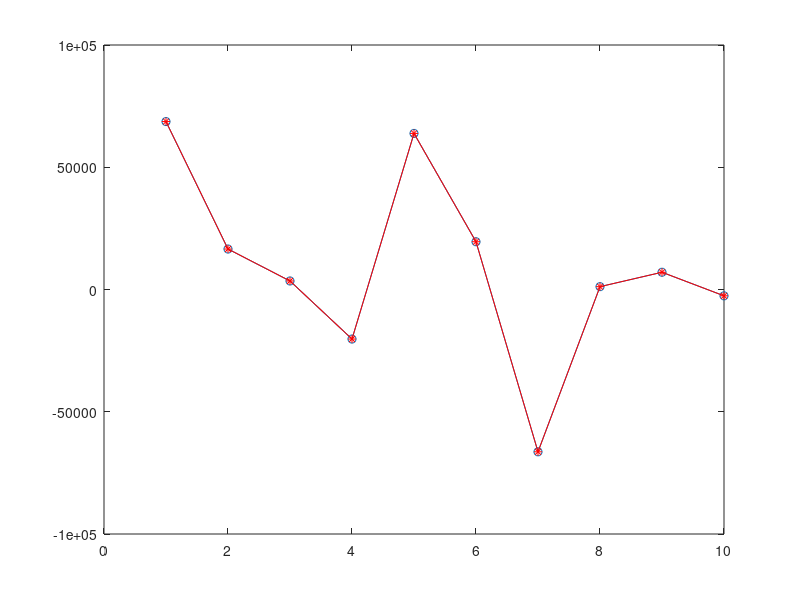

Here is the MATLAB script that generated this plot:
% Size of the system
d = 10;
% Create the symmetric matrix.
AL = tril(rand(d));
A = AL*AL.';
% Right-hand side.
b = rand(d,1);

% Exact solution, computed the operator '\'
x_ex = A\b;

% Cholesky decomposition.
L = zeros(size(A));
for i = 1 : d
    for j = 1 : i - 1
        Lsum = 0;
        for k = 1 : j - 1
            Lsum = Lsum + L(i,k)*L(j,k);
        end
        L(i,j) = (A(i,j) - Lsum)/L(j,j);
    end
    Lsumsq = 0;
    for k = 1 : i - 1
            Lsumsq = Lsumsq + L(i,k)*L(i,k);
    end
    L(i,i) = sqrt(A(i,i) - Lsumsq);
        
end

% Verify our approximation of L is good
Lerr = norm(L-AL,'inf')/norm(L,'inf')


% Solve Ly = b.
y = zeros(d,1);
for i = 1 : d
    tsum = 0;
    for j = 1 : i-1
        tsum = tsum + L(i,j)*y(j);
    end
    y(i) = (b(i) - tsum)/L(i,i);
end

% Solve L^Tx = y.
x = zeros(d,1);
for i = d : -1 : 1
    tsum = 0;
    for j = i+1 : d
        tsum = tsum + L(j,i)*x(j);
    end
    x(i) = (y(i) - tsum)/L(i,i);
end

% Compute the error in the solution.
xerr = norm(x-x_ex,'inf')/norm(x_ex,'inf')


plot(1:d,x_ex,'o-',1:d,x,'r*-')
shg


